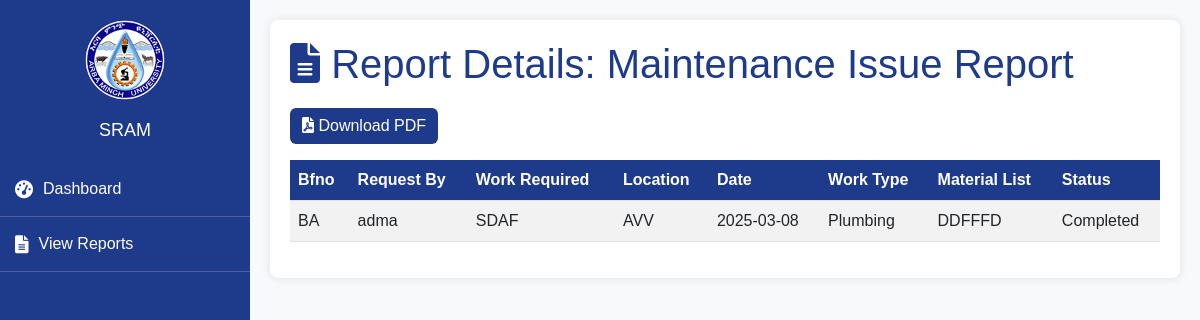
The page /admin/view_report_details.php?id=3 on the database its author committed.
### tables this page shows
CREATE TABLE `reports` (
  `id` int(11) NOT NULL,
  `title` varchar(255) NOT NULL,
  `data` text NOT NULL,
  `sent_to_director` tinyint(1) DEFAULT 0,
  `created_at` timestamp NOT NULL DEFAULT current_timestamp()
);

### admin/view_report_details.php (the view, shortened to what this page needs)
<?php
$servername = "localhost";
$username = "root";
$password = "";
$dbname = "signup";
$conn = new mysqli($servername, $username, $password, $dbname);
$report_id = $_GET['id'];
$sql = "SELECT title, data FROM reports WHERE id = ?";
$stmt = $conn->prepare($sql);
$stmt->bind_param("i", $report_id);
$stmt->execute();
$result = $stmt->get_result();
$report = $result->fetch_assoc();
$report_title = $report['title'];
$report_data = json_decode($report['data'], true);
?>
<!DOCTYPE html>
<html lang="en">
<head>
    <link href="https://cdn.jsdelivr.net/npm/bootstrap@5.3.0-alpha1/dist/css/bootstrap.min.css" rel="stylesheet">
    <link href="https://cdnjs.cloudflare.com/ajax/libs/font-awesome/6.0.0-beta3/css/all.min.css" rel="stylesheet">
</head>
<body>
    <div class="sidebar">
        <div class="logo">
            <img src="logo.png" alt="Logo">
        </div>
        <h2>SRAM</h2>
        <ul>
            <li><a href="managing_director_dashboard.php"><i class="fas fa-tachometer-alt"></i> Dashboard</a></li>
            <li><a href="director_reports.php"><i class="fas fa-file-alt"></i> View Reports</a></li>
        </ul>
    </div>
    <div class="main-content">
        <div class="container">
            <h1><i class="fas fa-file-alt"></i> Report Details: <?= $report_title ?></h1>
            <div class="mb-3">
                <a href="generate_pdf.php" class="btn btn-primary">
                    <i class="fas fa-file-pdf"></i> Download PDF
                </a>
            </div>
            <?php if (!empty($report_data)): ?>
                <table class="table table-striped">
                    <thead>
                        <tr>
                            <?php foreach (array_keys($report_data[0]) as $column): ?>
                                <th><?= ucwords(str_replace('_', ' ', $column)) ?></th>
                            <?php endforeach; ?>
                        </tr>
                    </thead>
                    <tbody>
                        <?php foreach ($report_data as $row): ?>
                            <tr>
                                <?php foreach ($row as $value): ?>
                                    <td><?= $value ?></td>
                                <?php endforeach; ?>
                            </tr>
                        <?php endforeach; ?>
                    </tbody>
                </table>
            <?php else: ?>
                <div class="alert alert-info">
                    <i class="fas fa-info-circle"></i> No data found for this report.
                </div>
            <?php endif; ?>
        </div>
    </div>
</body>
</html>

### admin/view_report_details.php (style rules this page uses)
body { font-family: 'Arial', sans-serif; background-color: #f8f9fa; }
.sidebar { width: 250px; height: 100%; background: #1e3a8a; color: white; padding-top: 20px; position: fixed; left: 0; top: 0; overflow-y: auto; }
.sidebar .logo { text-align: center; margin-bottom: 20px; }
.sidebar .logo img { width: 80px; border-radius: 50%; }
.sidebar h2 { text-align: center; font-size: 18px; margin-bottom: 20px; }
.sidebar ul { list-style: none; padding: 0; }
.sidebar ul li { padding: 15px; border-bottom: 1px solid rgba(255, 255, 255, 0.2); }
.sidebar ul li a { text-decoration: none; color: white; font-size: 16px; display: flex; align-items: center; gap: 10px; transition: 0.3s; }
.sidebar ul li a i { font-size: 18px; }
.main-content { margin-left: 250px; padding: 20px; }
.container { background: white; padding: 20px; border-radius: 8px; box-shadow: 0 0 10px rgba(0, 0, 0, 0.1); }
h1 { color: #1e3a8a; margin-bottom: 20px; }
.table th { background-color: #1e3a8a; color: white; }
.table th, .table td { vertical-align: middle; }
.btn-primary { background-color: #1e3a8a; border: none; }

### rows shown on the page
reports: title "Maintenance Issue Report", data "Bfno", data "Request By", data "Work Required", data "Location", data "Date", data "Work Type", data "Material List", data "Status"

### other values the page prints
$value "BA"
$value "adma"
$value "SDAF"
$value "AVV"
$value "2025-03-08"
$value "Plumbing"
$value "DDFFFD"
$value "Completed"
